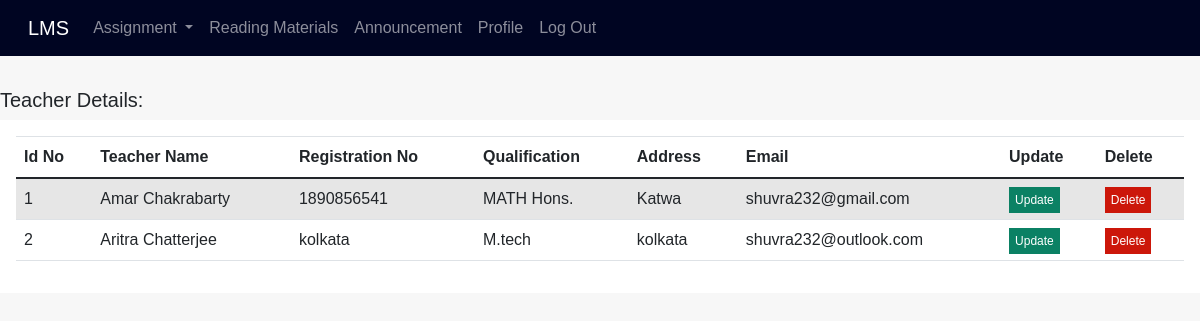
/view_teacher/, run on an earlier commit of the app's database.
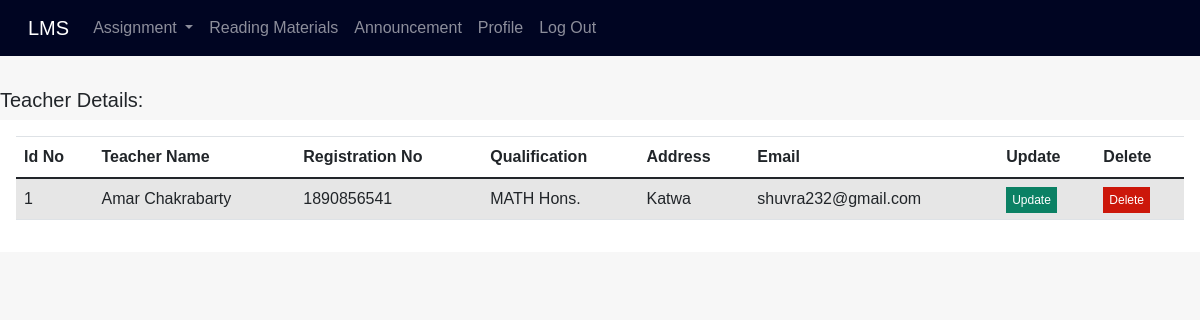
And on a later commit of the database.
### lms_app/models.py (models this page shows)
class Teacher(models.Model):
    id = models.AutoField(primary_key=True)
    name = models.CharField(max_length=70, unique=False)
    subject = models.CharField(max_length=80,unique=False,null=True)
    reg_no = models.CharField(max_length=30, unique=True)
    address = models.CharField(max_length=500, unique=False)
    password = models.CharField(max_length=50, unique=False, null=True)
    email = models.CharField(max_length=70, unique=False, null=True)

### lms_app/views.py (the view)
# urls.py: path('view_teacher/',views.view_teacher,name='view_teacher'),
def view_teacher(requests):
    teachers = Teacher.objects.all()
    my_dict = {'teachers':teachers}
    return render(requests,'view_teacher.html',context=my_dict)

### templates/view_teacher.html (shortened to what this page needs)
{% extends 'header.html' %}
{% block body_block %}
<h5 style="padding-top: 2rem;">Teacher Details:</h5>
<div class="from_table">
    <table class="table table-striped ">
  <thead>
    <tr>
      <th scope="col">Id No</th>
      <th scope="col">Teacher Name</th>
      <th scope="col">Registration No</th>
        <th scope="col">Qualification</th>
         <th scope="col">Address</th>
         <th scope="col">Email</th>
      <th scope="col">Update</th>
      <th scope="col">Delete</th>
    </tr>
  </thead>
  <tbody>
{% if teachers %}
{%  for t in teachers %}
    <tr>
      <td>{{t.id}}</td>
      <td>{{t.name}}</td>
      <td>{{t.reg_no}}</td>
      <td>{{t.subject}}</td>
      <td>{{t.address}}</td>
      <td>{{t.email}}</td>
        <td><a href="{% url 'base:update_teacher' teacher_id=t.id %}" style="text-decoration: none; background: rgb(11, 129, 100); padding: 6px; color: white; font-size: 12px;">Update</a></td>
        <td><a href="{% url 'base:delete_teacher' teacher_id=t.id %}" style="text-decoration: none; background: rgb(204, 23, 10); padding: 6px; color: white; font-size: 12px;">Delete</a></td>
    </tr>
{% endfor %}
{%endif %}
  </tbody>
</table>
</div>
</body>
</html>
{% endblock %}

What changed in the data, as far as the page shows it:
removed Teacher: id "2", name "Aritra Chatterjee", reg_no "kolkata", subject "M.tech", address "kolkata", email "shuvra232@outlook.com"
